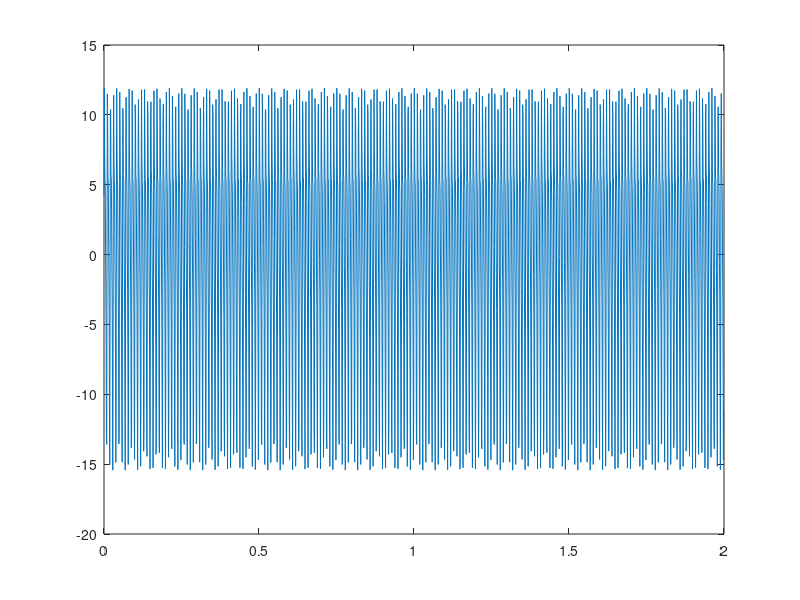
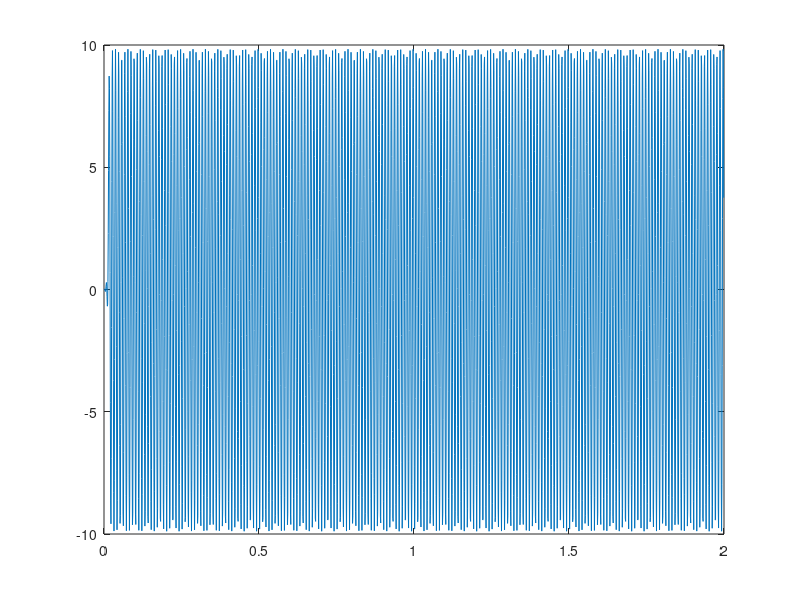

The MATLAB script that drew these images, in order:
nSamples = 2048;
sampFreq = 1024;
timeVec = (0:(nSamples-1))/sampFreq;

s1 = 10*sin(2*pi*100*timeVec);
s2 = 5*sin(2*pi*200*timeVec + pi/6);
s3 = 2.5*sin(2*pi*300*timeVec + pi/4);
s = s1 + s2 + s3;

filt0rdr = 30;
maxFreq = 300;
b = fir1(filt0rdr,(maxFreq/2)/(sampFreq/2));
filtSig = fftfilt(b,s);
figure;
plot(timeVec,s);
figure;
plot(timeVec,filtSig);